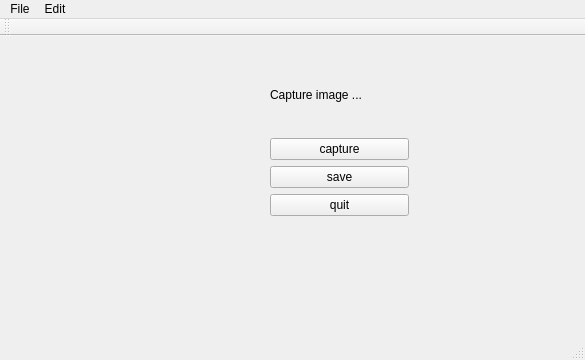
<?xml version="1.0" encoding="UTF-8"?>
<ui version="4.0">
 <class>MainWindow</class>
 <widget class="QMainWindow" name="MainWindow">
  <property name="geometry">
   <rect>
    <x>0</x>
    <y>0</y>
    <width>585</width>
    <height>360</height>
   </rect>
  </property>
  <property name="windowTitle">
   <string>MainWindow</string>
  </property>
  <widget class="QWidget" name="centralWidget">
   <widget class="QWidget" name="horizontalLayoutWidget">
    <property name="geometry">
     <rect>
      <x>10</x>
      <y>10</y>
      <width>221</width>
      <height>191</height>
     </rect>
    </property>
    <layout class="QHBoxLayout" name="ImageView"/>
   </widget>
   <widget class="QWidget" name="verticalLayoutWidget">
    <property name="geometry">
     <rect>
      <x>259</x>
      <y>10</y>
      <width>161</width>
      <height>181</height>
     </rect>
    </property>
    <layout class="QVBoxLayout" name="verticalLayout">
     <item>
      <widget class="QLabel" name="ImageCapture">
       <property name="text">
        <string>Capture image ...</string>
       </property>
      </widget>
     </item>
     <item>
      <widget class="QPushButton" name="buttonCapture">
       <property name="text">
        <string>capture</string>
       </property>
      </widget>
     </item>
     <item>
      <widget class="QPushButton" name="buttonSave">
       <property name="text">
        <string>save</string>
       </property>
      </widget>
     </item>
     <item>
      <widget class="QPushButton" name="buttonQuit">
       <property name="text">
        <string>quit</string>
       </property>
      </widget>
     </item>
    </layout>
   </widget>
  </widget>
  <widget class="QToolBar" name="mainToolBar">
   <attribute name="toolBarArea">
    <enum>TopToolBarArea</enum>
   </attribute>
   <attribute name="toolBarBreak">
    <bool>false</bool>
   </attribute>
  </widget>
  <widget class="QStatusBar" name="statusBar"/>
  <widget class="QMenuBar" name="menuBar">
   <property name="geometry">
    <rect>
     <x>0</x>
     <y>0</y>
     <width>585</width>
     <height>28</height>
    </rect>
   </property>
   <widget class="QMenu" name="menuFile">
    <property name="title">
     <string>File</string>
    </property>
   </widget>
   <widget class="QMenu" name="menuEdit">
    <property name="title">
     <string>Edit</string>
    </property>
   </widget>
   <addaction name="menuFile"/>
   <addaction name="menuEdit"/>
  </widget>
 </widget>
 <layoutdefault spacing="6" margin="11"/>
 <resources/>
 <connections/>
</ui>
